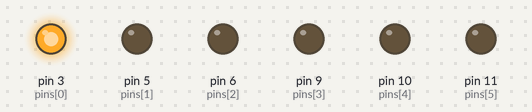
This sketch was run on a simulated Arduino Uno, built with avr-gcc and run on an emulated ATmega328P. Shown: output pins drawn as LEDs (lit = HIGH).

Above: at 0.15 s.
At 4.68 s:
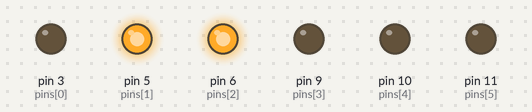
At 9.04 s:
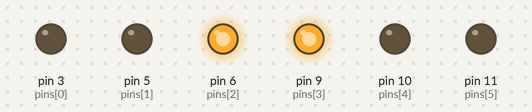
At 17.71 s:
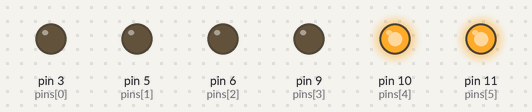
At 29.22 s:
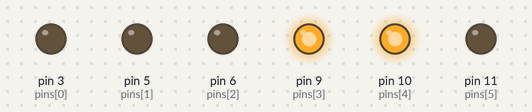
At 37.9 s:
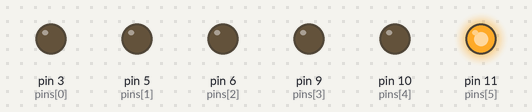
Timing chart, 0 to 40.0 s (numbered marks = the images above):
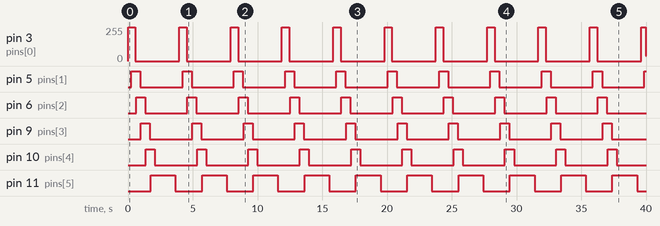

Measured:
- by itself, pin 5 (pins[1]), pin 6 (pins[2]), pin 9 (pins[3]), pin 10 (pins[4]): alternates HIGH for 0.70 s and LOW for 3.3 s
- by itself, pin 11 (pins[5]): alternates HIGH for 1.9 s and LOW for 2.1 s
- by itself, pin 3 (pins[0]): 0/255 → 255/255 at 0.00 s, → 0/255 0.57 s later, → 255/255 3.4 s later, → 0/255 0.57 s later, … (22 changes in this stretch)

The sketch:

icicles.ino
```cpp
int pins[] = {3, 5, 6, 9, 10, 11};
int leds = sizeof(pins)/2;

void setup(){

     for(int thispin = 0; thispin < leds; thispin++){
          pinMode(pins[thispin], OUTPUT);
     }
}

void loop(){

     for(int i = 0; i < leds; i++){
          digitalWrite(pins[i], HIGH);
          if(i == 0){
               delay(200);
          }
          if(i > 0){
               int a = i - 1;
               for (int t = 64; t >= 0; t--){
                    analogWrite(pins[a], t);
                    delay(5);
               }
          }
          delay(50);
          if(i == leds-1){
               delay(250);
               for(int t = 255; t >= 0; t--){
                    analogWrite(pins[i], t);
                    delay(5);
               }
               delay(300);
          }
          digitalWrite(pins[i], LOW);
     }
}
```
